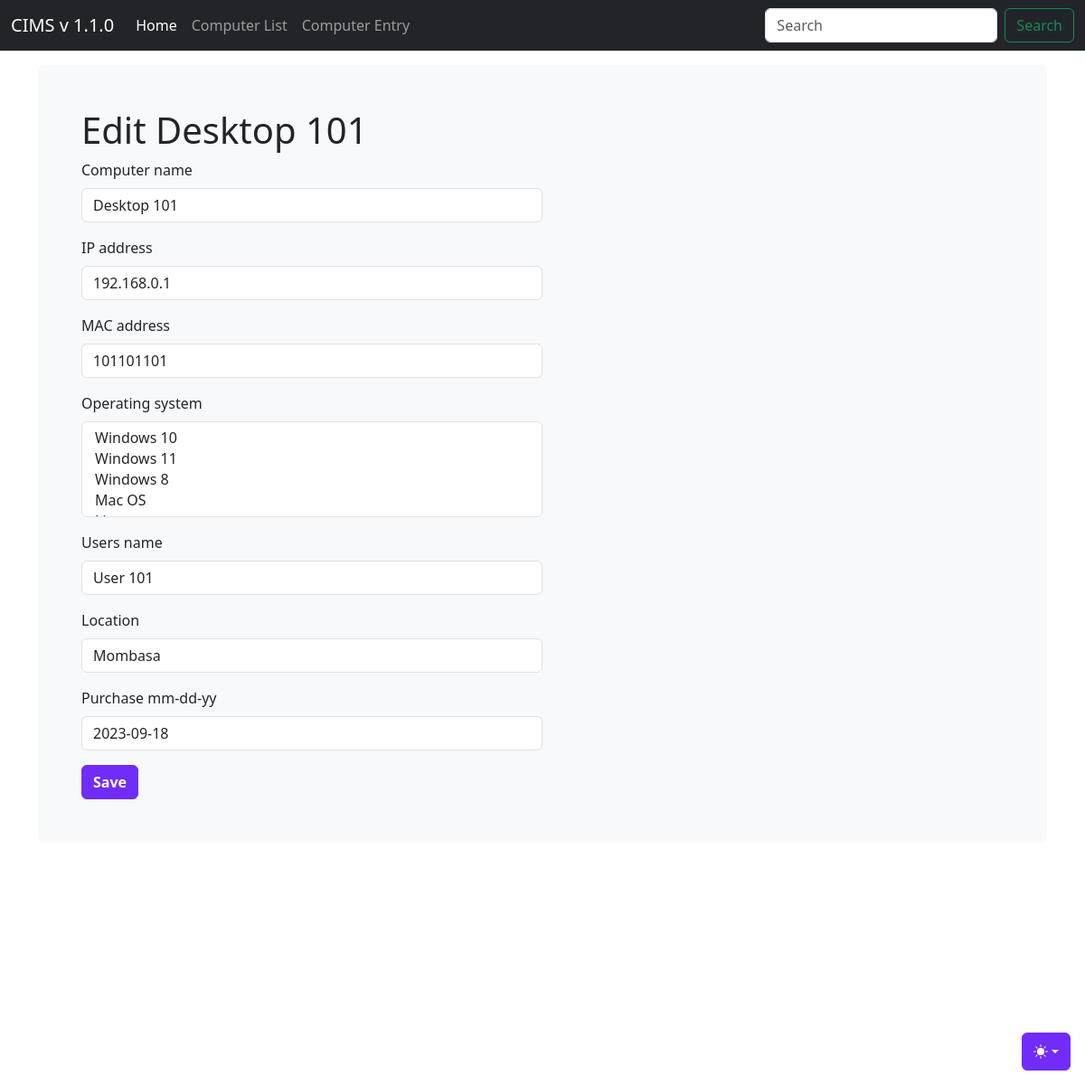
The page /computer_list/1/ on the database as committed earlier.
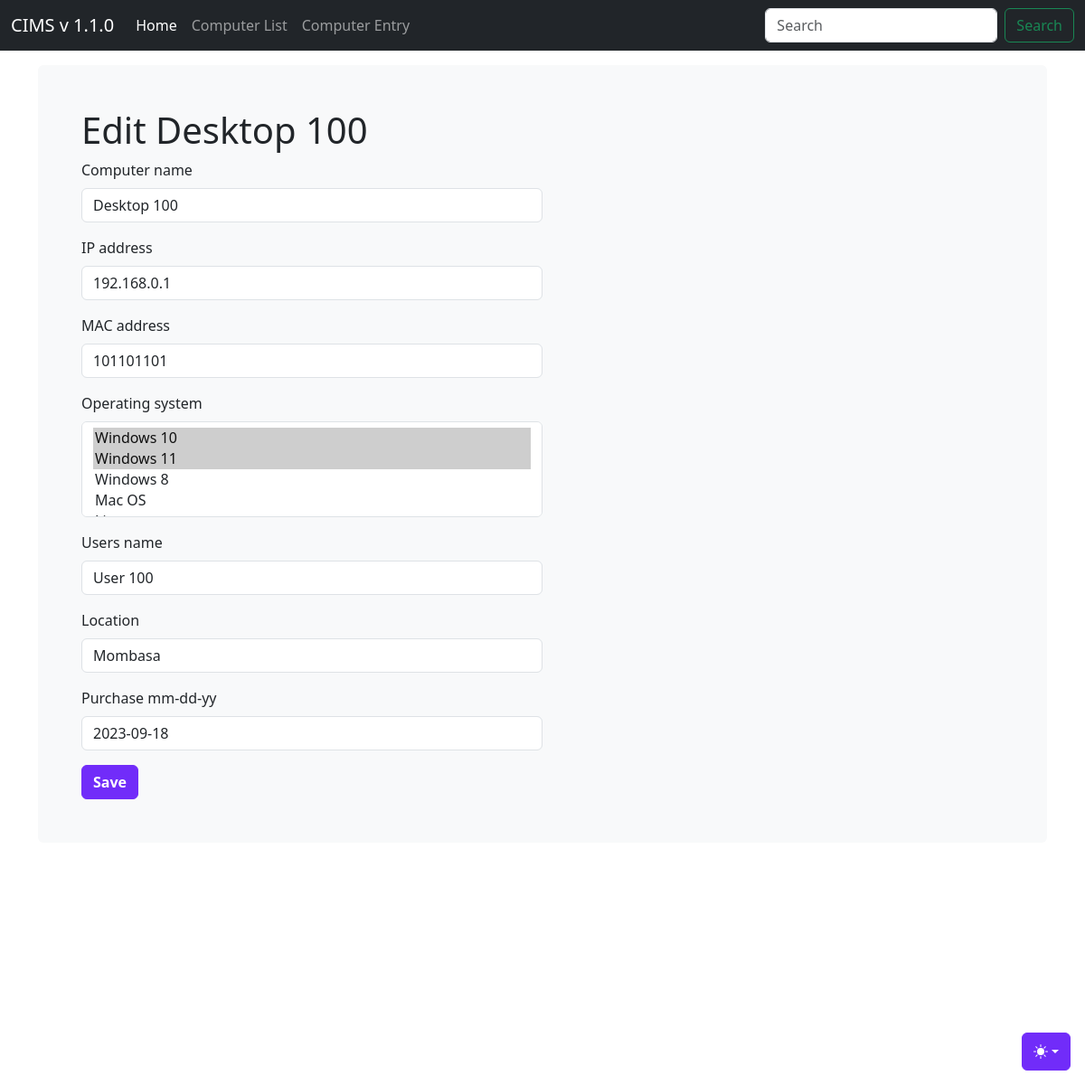
The same page on the database as committed later.
### djangoapp/models.py (models this page shows)
class Computer(models.Model):
    computer_name = models.CharField(max_length=30, blank=True, null=True)
    IP_address = models.CharField(max_length=30)
    MAC_address = models.CharField(max_length=30)
    timestamp = models.DateField(auto_now_add = True, auto_now = False, blank=True)
    operating_system = models.ManyToManyField(Operating_system, blank=True)
    users_name = models.CharField(max_length=30, blank=True, null=True)
    location = models.CharField(max_length=30)
    purchase_date = models.DateField("Purchase mm-dd-yy",auto_now_add = False, auto_now = False, blank=True, null=True)
    export_to_CSV = models.BooleanField(default=False)

class Operating_system(models.Model):
    operating_system = models.CharField(max_length=30, blank=True)
    def __str__(self):
        return self.operating_system

### djangoapp/views.py (the view)
# urls.py: path('computer_list/<int:id>/', computer_edit, name='computer_edit'),
def computer_edit(request, id=None):
    instance = get_object_or_404(Computer, id=id)
    form = ComputerForm(request.POST or None, instance=instance)
    if form.is_valid():
        instance = form.save(commit=False)
        instance.save()
        form.save_m2m()
        messages.success(request, 'Successfully Saved')
        return redirect('/computer_list')
    context = {
        "title": 'Edit ' + str(instance.computer_name),
        "instance": instance,
        "form": form,
    }
    return render(request, "computer_entry.html", context)

### djangoapp/forms.py (shortened to what this page needs)
class ComputerForm(forms.ModelForm):
    class Meta:
        model = Computer
        fields = ['computer_name', 'IP_address', 'MAC_address', 'operating_system', 'users_name', 'location', 'purchase_date']
        widgets = {
            'purchase_date': forms.DateInput(attrs={'class': 'dateinput'}),
        }

### djangoapp/templates/computer_entry.html (shortened to what this page needs)
{% load static %}
{% load bootstrap5 %}
<!doctype html>
<html lang="en" data-bs-theme="auto">
  <head><script src="{% static 'js/color-modes.js' %}"></script>
    <link rel="stylesheet" href="https://cdn.jsdelivr.net/npm/@docsearch/css@3">
<link href="{% static 'css/bootstrap.min.css' %}" rel="stylesheet">
    <link href="{% static 'css/stylesheet.css' %}" rel="stylesheet">
    <link href="{% static 'css/navbar-fixed.css' %}" rel="stylesheet">
    <link href="{% static 'js/jquery-ui-1.13.2/jquery-ui.min.css' %}" rel="stylesheet">
    <link href="{% static 'js/jquery-ui-1.13.2/jquery-ui.structure.min.css' %}" rel="stylesheet">
    <link href="{% static 'js/jquery-ui-1.13.2/jquery-ui.theme.min.css' %}" rel="stylesheet">
  </head>
  <body>
    <div class="dropdown position-fixed bottom-0 end-0 mb-3 me-3 bd-mode-toggle">
      <button class="btn btn-bd-primary py-2 dropdown-toggle d-flex align-items-center"
              id="bd-theme"
              type="button"
              aria-expanded="false"
              data-bs-toggle="dropdown"
              aria-label="Toggle theme (auto)">
        <svg class="bi my-1 theme-icon-active" width="1em" height="1em"><use href="#circle-half"></use></svg>
      </button>
    </div>
    {% include 'navbar.html' %}
<main class="container">
  <div class="bg-body-tertiary p-5 rounded">
      <h1> {{ title }}</h1>
      <div class="row">
          <form method="post" action="" class="pr-4">
              {% for field in form %}
              <div class="col-sm-6 form-group">
                {% bootstrap_field field %}
              </div>
              {% endfor %}
              <input class="btn btn-bd-primary" type="submit" value="Save" />
          </form>
      </div>
  </div>
</main>
</body>
</html>

Rows that differ between the two databases and show on the page:
changed Computer "Mombasa": computer_name "Desktop 101" → "Desktop 100"; users_name "User 101" → "User 100"
computed for Operating_system: operating_system "Windows 10 / Windows 11 / Windows 8 / Mac OS" → "Windows 10 ☑ / Windows 11 ☑ / Windows 8 / Mac OS"
Other text that changed with them:
{{ title }}: "Edit Desktop 101" → "Edit Desktop 100"
